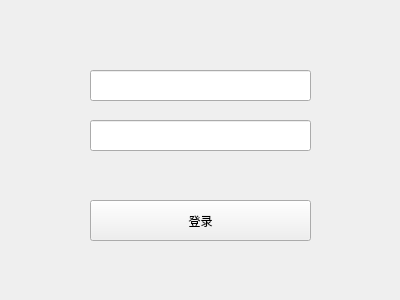
<?xml version="1.0" encoding="UTF-8"?>
<ui version="4.0">
 <class>LoginWindow</class>
 <widget class="QWidget" name="LoginWindow">
  <property name="geometry">
   <rect>
    <x>0</x>
    <y>0</y>
    <width>400</width>
    <height>300</height>
   </rect>
  </property>
  <property name="windowTitle">
   <string>登录</string>
  </property>
  <widget class="QPushButton" name="pushButton">
   <property name="geometry">
    <rect>
     <x>90</x>
     <y>200</y>
     <width>221</width>
     <height>41</height>
    </rect>
   </property>
   <property name="text">
    <string>登录</string>
   </property>
  </widget>
  <widget class="QLineEdit" name="usernameEdit">
   <property name="geometry">
    <rect>
     <x>90</x>
     <y>70</y>
     <width>221</width>
     <height>31</height>
    </rect>
   </property>
  </widget>
  <widget class="QLineEdit" name="passwordEdit">
   <property name="geometry">
    <rect>
     <x>90</x>
     <y>120</y>
     <width>221</width>
     <height>31</height>
    </rect>
   </property>
  </widget>
 </widget>
 <resources/>
 <connections/>
</ui>
